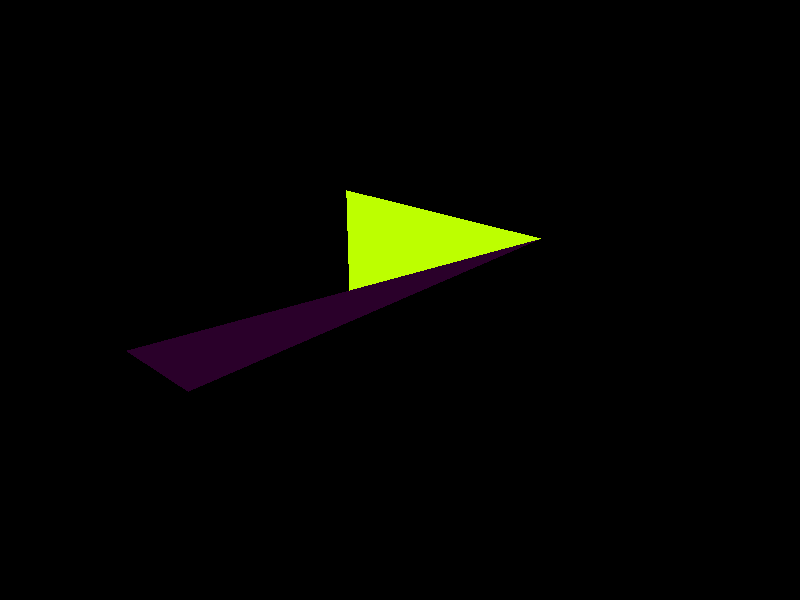

This chart was generated by the following Python code:
#!/usr/bin/env python

# Import OBJ with negative indices and render.

import os

import vtkmodules.vtkInteractionStyle  # noqa: F401
import vtkmodules.vtkRenderingFreeType  # noqa: F401
import vtkmodules.vtkRenderingOpenGL2  # noqa: F401

from vtkmodules.vtkIOImport import vtkOBJImporter
from vtkmodules.vtkRenderingCore import (
    vtkRenderWindow,
    vtkRenderWindowInteractor,
    vtkRenderer,
)

# Source
data_dir = os.environ.get("VPE_DATA_DIR", os.path.dirname(os.path.abspath(__file__)))
input_dir = os.path.join(data_dir, "Input")

# Import OBJ
obj_importer = vtkOBJImporter()
obj_importer.SetFileName(os.path.join(input_dir, "TwoTrianglesWithNegativeIndices.obj"))
obj_importer.SetFileNameMTL(os.path.join(input_dir, "TwoTrianglesWithNegativeIndices.mtl"))
obj_importer.SetTexturePath(input_dir)

# Renderer
renderer = vtkRenderer()

# Render window
render_window = vtkRenderWindow()
render_window.AddRenderer(renderer)
render_window.SetWindowName("obj importer-two triangles with negative indices")
render_window.SetMultiSamples(0)
render_window.SetSize(800, 600)

# Interactor
interactor = vtkRenderWindowInteractor()
interactor.SetRenderWindow(render_window)

obj_importer.SetRenderWindow(render_window)
obj_importer.Update()

# Scene
renderer.ResetCamera()
renderer.GetActiveCamera().SetPosition(10, 10, -10)
renderer.ResetCamera()

interactor.Initialize()
interactor.Start()
